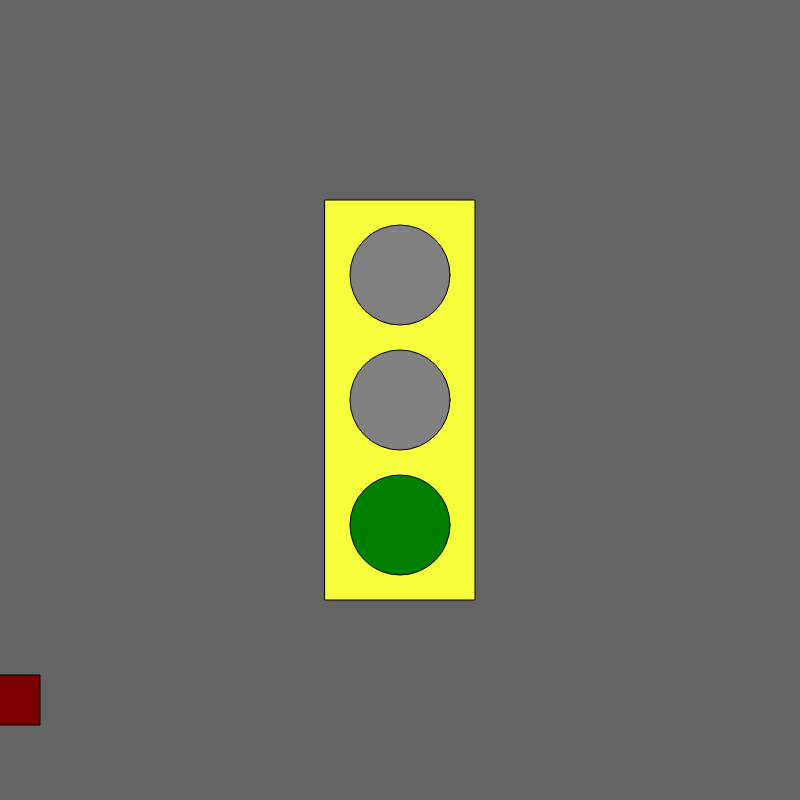
Frame 1 (no input)
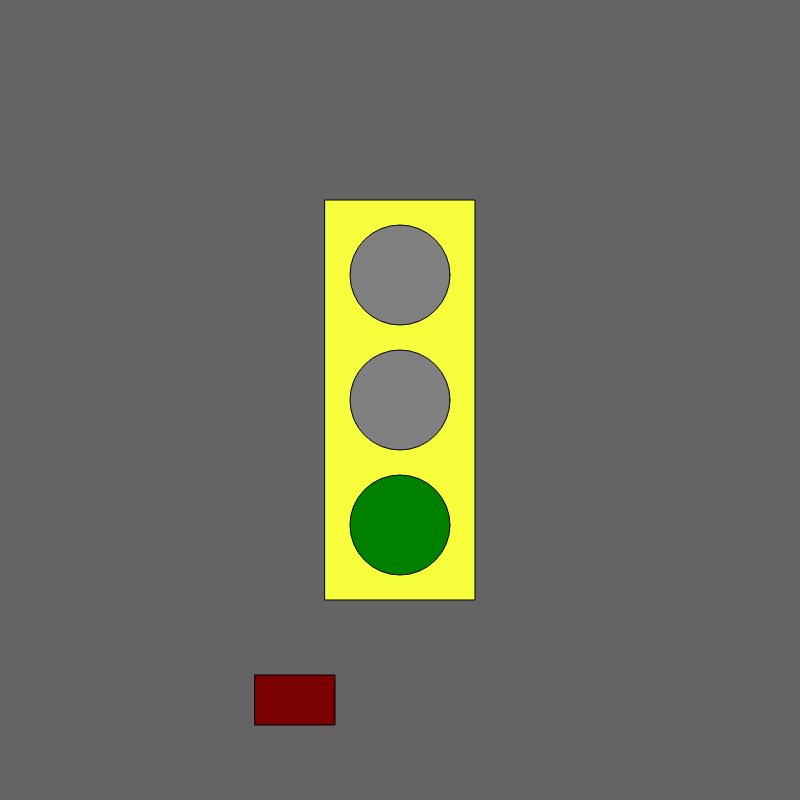
Frame 60 (no input)
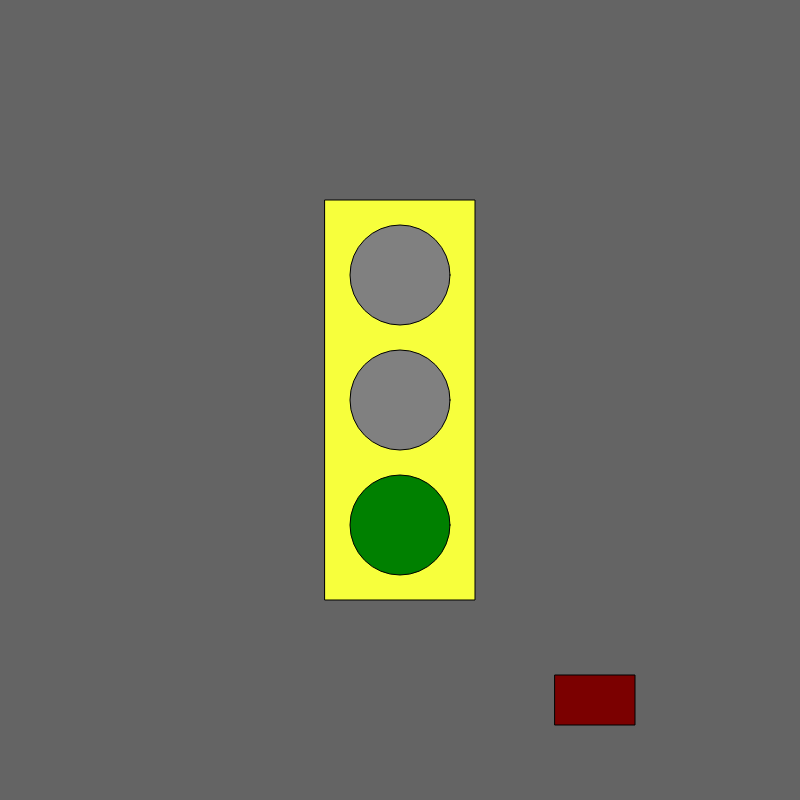
Frame 120 (the mouse pressed at the canvas centre since frame 60)

The p5.js sketch that drew these frames (run headless with seeded random() and noise() and a simulated clock; from frame 60 on, the mouse is pressed at the canvas centre):

// p5.js sketch
// ── sketch.js
var myState = 0;
var timer = 200;
var x = 0;


function setup() {
  // put setup code here
  createCanvas(800, 800);
  rectMode(CENTER);
  ellipseMode(CENTER);
}

function draw() {
  // put drawing code here
  background(100);
  fill('#F7FF3C'); //stoplight box
  rect(width / 2, height / 2, 150, 400);

  switch (myState) {
    case 0: // green state
      fill('grey');
      ellipse(width / 2, height / 2 - 125, 100, 100); // top circle
      ellipse(width / 2, height / 2, 100, 100); // middle

      fill('green');
      ellipse(width / 2, height / 2 + 125, 100, 100); // bottom

      doTimer(1);
      velocity = 5;

      break;

    case 1: // yellow state      fill('grey');

      fill('grey');
      ellipse(width / 2, height / 2 - 125, 100, 100); // top circle
      ellipse(width / 2, height / 2 + 125, 100, 100); // bottom

      fill('yellow');
      ellipse(width / 2, height / 2, 100, 100); // middle

      doTimer(2);
      velocity = 2;

      break;

    case 2: // red state
      fill('red');
      ellipse(width / 2, height / 2 - 125, 100, 100); // top circle

      fill('grey');
      ellipse(width / 2, height / 2, 100, 100); // middle
      ellipse(width / 2, height / 2 + 125, 100, 100); // bottom

      doTimer(0);
      velocity = 0;

      break;
  }

  fill('#7B0000');
  rect(x, height - 100, 80, 50);
  x = x + 5;

  if (x > width) {
    x = 0;
  }

}


function doTimer(variableState) {
  timer--;
  if (timer <= 0) {
    myState = variableState;
    timer = 200;
  }
}
